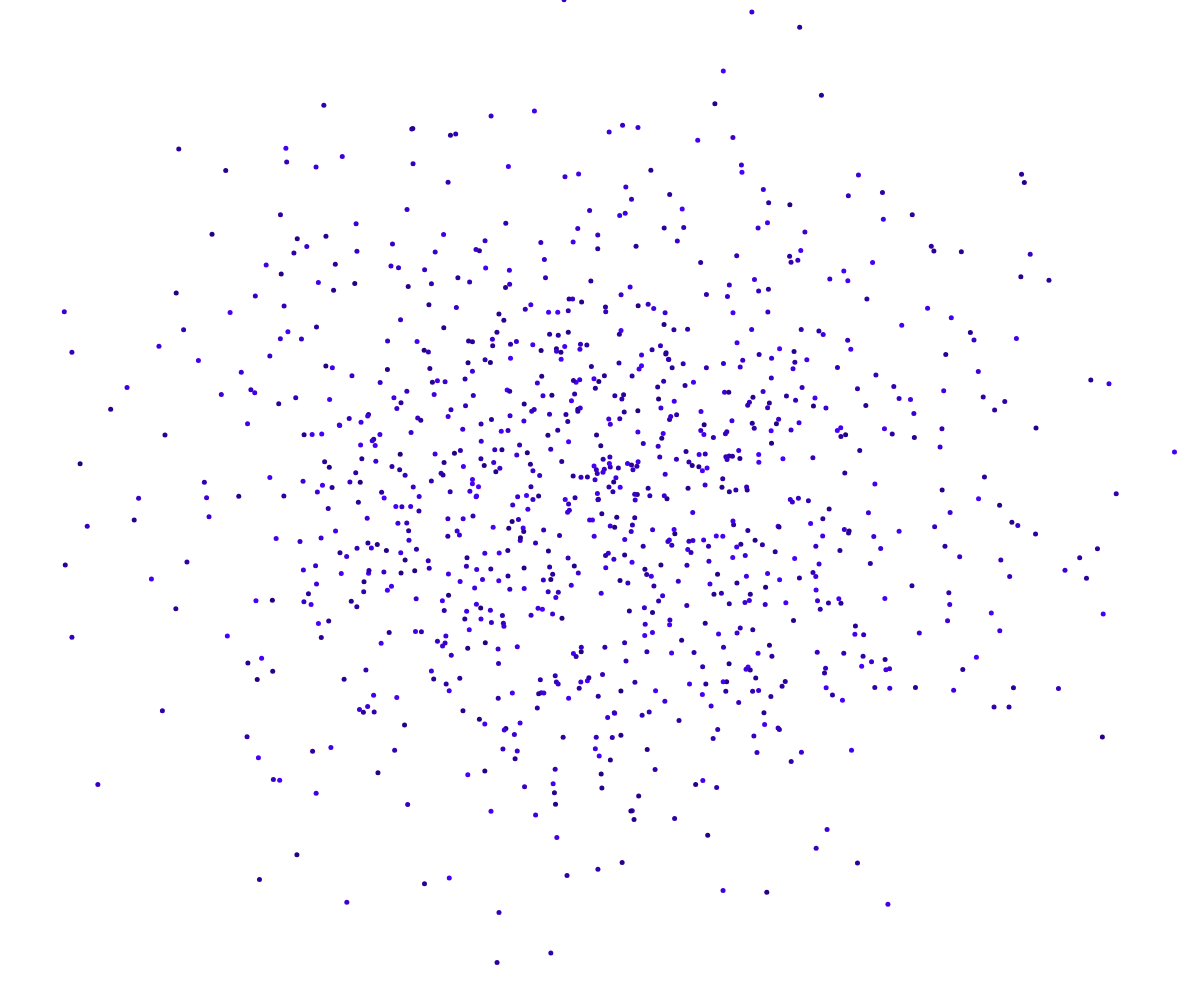
Frame 1 (no input)
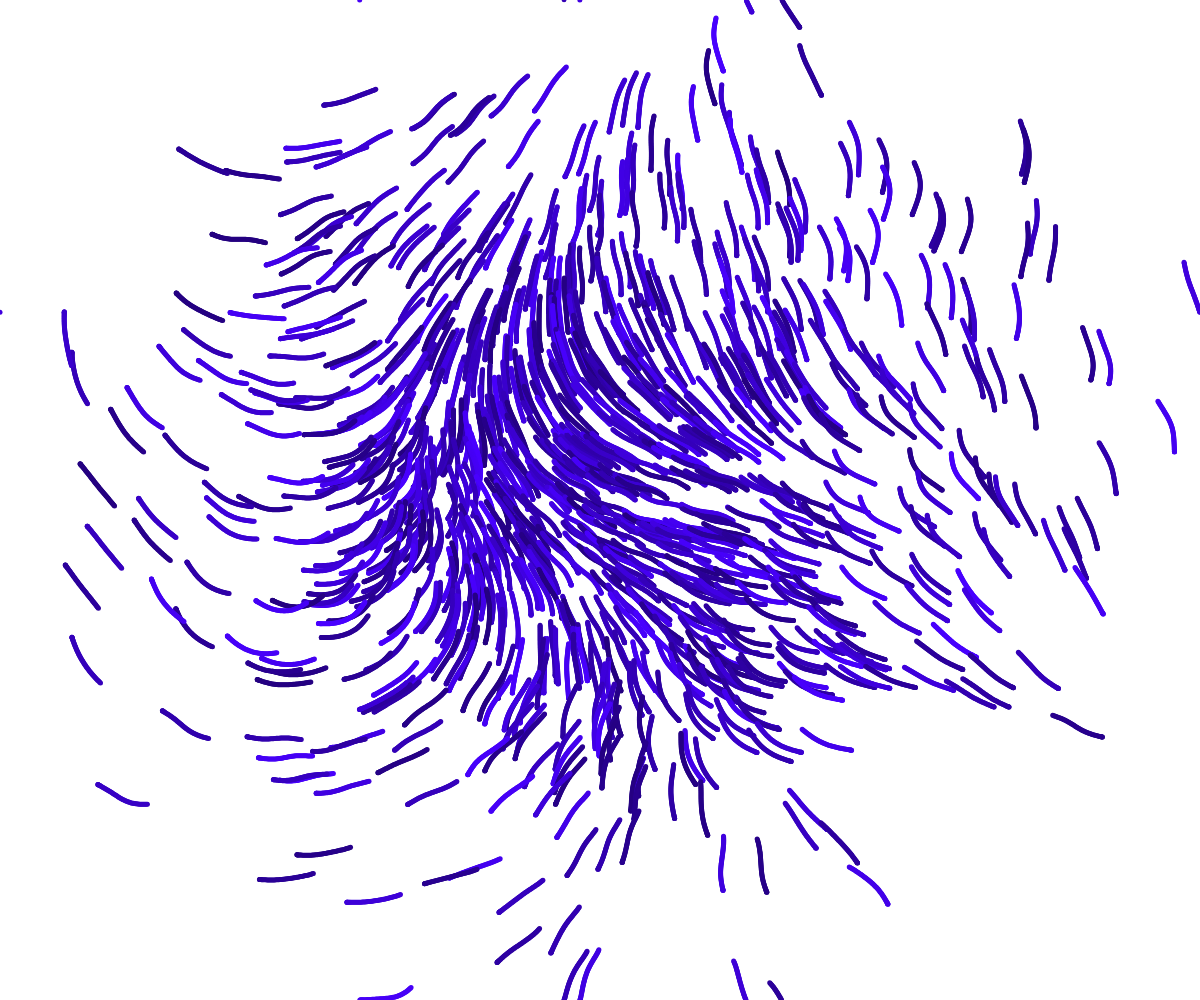
Frame 60 (no input)
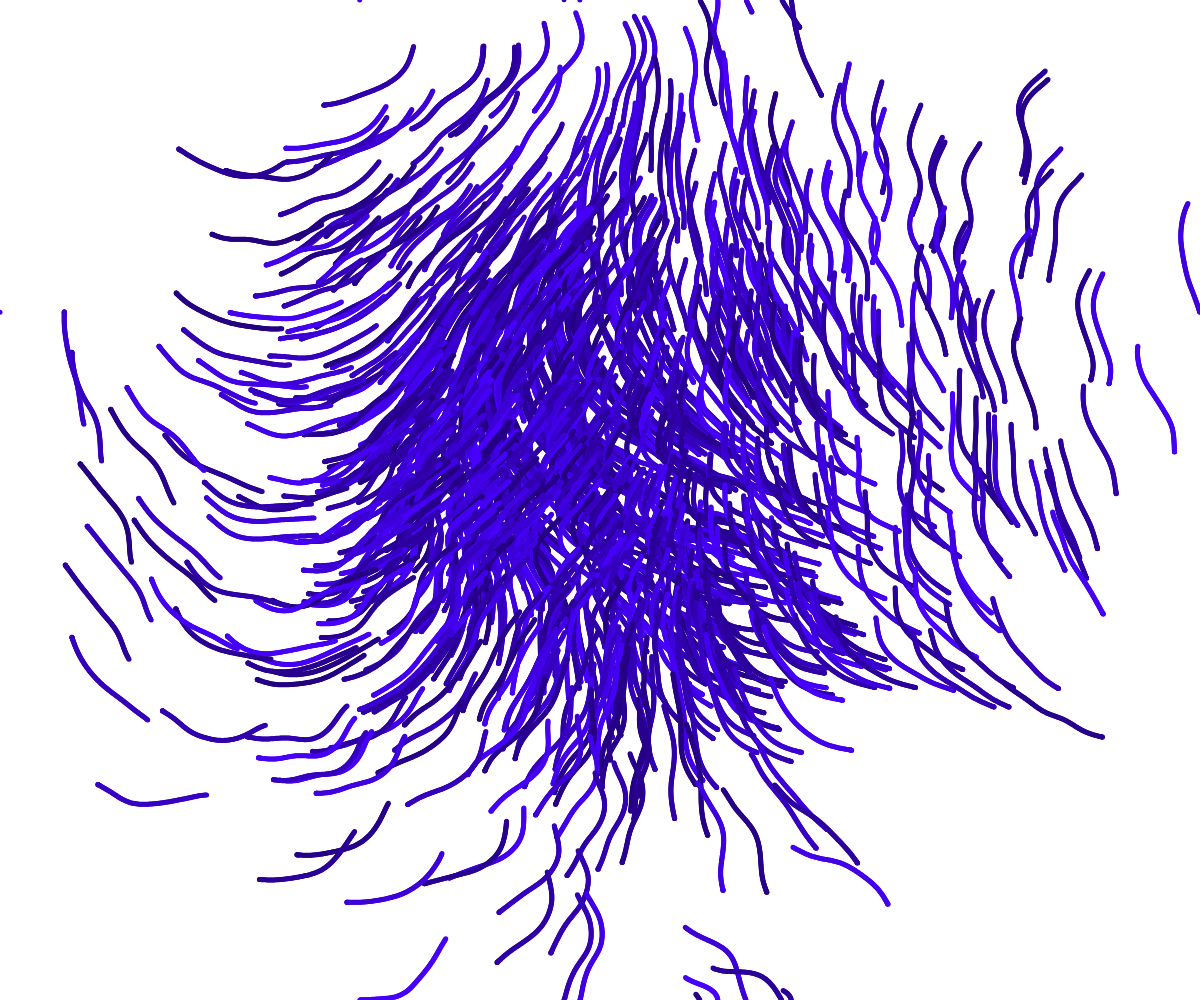
Frame 120 (the mouse pressed at the canvas centre since frame 60)

The p5.js sketch that drew these frames (run headless with seeded random() and noise() and a simulated clock; from frame 60 on, the mouse is pressed at the canvas centre):

// p5.js sketch
// ── sketch.js
const gridSize = 50;
const numPoints = 1000;
const points = [];
const force = .1;
const maxSpeed = 1;
const maxSpeedSq = Math.pow(maxSpeed,2);
const noiseScale = 1;
const timeScale = .005;
let time = 0;
const numDraws = 1;
function setup() {
  createCanvas(innerWidth, innerHeight);
  colorMode(HSB);
  const xmean = width/2;
  const xsd = width/2/3;
  const ymean = height/2;
  const ysd = height/2/3;
  const hue = random(360);
  for(let i=0;i<numPoints;i++) {
    points.push({pos: createVector(randomGaussian(xmean,xsd), randomGaussian(ymean,ysd)), vel:createVector(),
                col: color(hue,100,random(50,100))});
  }
  noStroke();
}

function draw() {
  for (let i=0;i<numDraws;i++) {
    time += timeScale;
    for(const p of points) {
      const {pos,vel,col} = p;
      fill(col);
      circle(pos.x,pos.y, 5);
      const a = noise(noiseScale*(pos.x/width), noiseScale*(pos.y/height), time)*PI*4;
      const acc = createVector(force*cos(a), force*sin(a));
      vel.add(acc);
      if(vel.magSq() > maxSpeedSq) vel.setMag(maxSpeed);
      pos.add(vel);
      if(pos.x > width) pos.x =0;
      else if(pos.x < 0) pos.x = width;
      if(pos.y > height) pos.y = 0;
      else if (pos.y < 0) pos.y = height;
    }
  }
}
